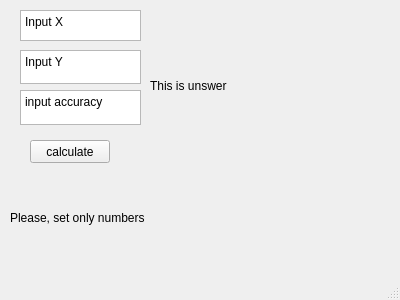
<?xml version="1.0" encoding="UTF-8"?>
<ui version="4.0">
 <class>MainWindow</class>
 <widget class="QMainWindow" name="MainWindow">
  <property name="geometry">
   <rect>
    <x>0</x>
    <y>0</y>
    <width>400</width>
    <height>300</height>
   </rect>
  </property>
  <property name="windowTitle">
   <string>MainWindow</string>
  </property>
  <widget class="QWidget" name="centralWidget">
   <widget class="QTextEdit" name="editX">
    <property name="geometry">
     <rect>
      <x>20</x>
      <y>10</y>
      <width>121</width>
      <height>31</height>
     </rect>
    </property>
    <property name="html">
     <string>&lt;!DOCTYPE HTML PUBLIC &quot;-//W3C//DTD HTML 4.0//EN&quot; &quot;http://www.w3.org/TR/REC-html40/strict.dtd&quot;&gt;
&lt;html&gt;&lt;head&gt;&lt;meta name=&quot;qrichtext&quot; content=&quot;1&quot; /&gt;&lt;style type=&quot;text/css&quot;&gt;
p, li { white-space: pre-wrap; }
&lt;/style&gt;&lt;/head&gt;&lt;body style=&quot; font-family:'Sans Serif'; font-size:9pt; font-weight:400; font-style:normal;&quot;&gt;
&lt;p style=&quot; margin-top:0px; margin-bottom:0px; margin-left:0px; margin-right:0px; -qt-block-indent:0; text-indent:0px;&quot;&gt;Input X&lt;/p&gt;&lt;/body&gt;&lt;/html&gt;</string>
    </property>
   </widget>
   <widget class="QLabel" name="unswerLabel">
    <property name="geometry">
     <rect>
      <x>150</x>
      <y>10</y>
      <width>211</width>
      <height>151</height>
     </rect>
    </property>
    <property name="text">
     <string>This is unswer</string>
    </property>
   </widget>
   <widget class="QLabel" name="label">
    <property name="geometry">
     <rect>
      <x>10</x>
      <y>210</y>
      <width>181</width>
      <height>16</height>
     </rect>
    </property>
    <property name="text">
     <string>Please, set only numbers</string>
    </property>
   </widget>
   <widget class="QTextEdit" name="editAccuracy">
    <property name="geometry">
     <rect>
      <x>20</x>
      <y>90</y>
      <width>121</width>
      <height>35</height>
     </rect>
    </property>
    <property name="html">
     <string>&lt;!DOCTYPE HTML PUBLIC &quot;-//W3C//DTD HTML 4.0//EN&quot; &quot;http://www.w3.org/TR/REC-html40/strict.dtd&quot;&gt;
&lt;html&gt;&lt;head&gt;&lt;meta name=&quot;qrichtext&quot; content=&quot;1&quot; /&gt;&lt;style type=&quot;text/css&quot;&gt;
p, li { white-space: pre-wrap; }
&lt;/style&gt;&lt;/head&gt;&lt;body style=&quot; font-family:'Sans Serif'; font-size:9pt; font-weight:400; font-style:normal;&quot;&gt;
&lt;p style=&quot; margin-top:0px; margin-bottom:0px; margin-left:0px; margin-right:0px; -qt-block-indent:0; text-indent:0px;&quot;&gt;input accuracy&lt;/p&gt;&lt;/body&gt;&lt;/html&gt;</string>
    </property>
   </widget>
   <widget class="QPushButton" name="calcButton">
    <property name="geometry">
     <rect>
      <x>30</x>
      <y>140</y>
      <width>80</width>
      <height>23</height>
     </rect>
    </property>
    <property name="text">
     <string>calculate</string>
    </property>
   </widget>
   <widget class="QTextEdit" name="editY">
    <property name="geometry">
     <rect>
      <x>20</x>
      <y>50</y>
      <width>121</width>
      <height>34</height>
     </rect>
    </property>
    <property name="html">
     <string>&lt;!DOCTYPE HTML PUBLIC &quot;-//W3C//DTD HTML 4.0//EN&quot; &quot;http://www.w3.org/TR/REC-html40/strict.dtd&quot;&gt;
&lt;html&gt;&lt;head&gt;&lt;meta name=&quot;qrichtext&quot; content=&quot;1&quot; /&gt;&lt;style type=&quot;text/css&quot;&gt;
p, li { white-space: pre-wrap; }
&lt;/style&gt;&lt;/head&gt;&lt;body style=&quot; font-family:'Sans Serif'; font-size:9pt; font-weight:400; font-style:normal;&quot;&gt;
&lt;p style=&quot; margin-top:0px; margin-bottom:0px; margin-left:0px; margin-right:0px; -qt-block-indent:0; text-indent:0px;&quot;&gt;Input Y&lt;/p&gt;&lt;/body&gt;&lt;/html&gt;</string>
    </property>
   </widget>
  </widget>
  <widget class="QMenuBar" name="menuBar">
   <property name="geometry">
    <rect>
     <x>0</x>
     <y>0</y>
     <width>400</width>
     <height>20</height>
    </rect>
   </property>
  </widget>
  <widget class="QStatusBar" name="statusBar"/>
 </widget>
 <layoutdefault spacing="6" margin="11"/>
 <resources/>
 <connections/>
</ui>
